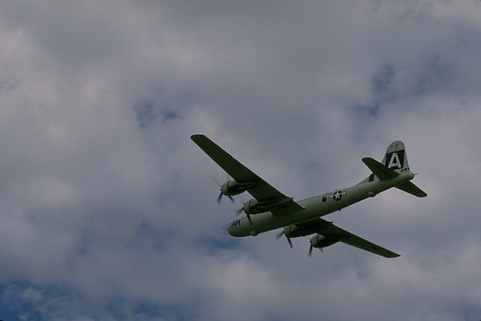
#> input picture BSDS300/images/test/3096.jpg, 481 x 321 px
$ python main.py
#> lines starting #> are read from the running program, lines starting #| are printed output that depends on the picture; long printed decimals are rounded
### code/utils.py
"""
PoGaIN: Poisson-Gaussian Image Noise Modeling from Paired Samples

Authors: Nicolas Bähler, Majed El Helou, Étienne Objois, Kaan Okumuş, and Sabine
Süsstrunk, Fellow, IEEE.

This file contains utility methods.
"""

import numpy as np
from PIL import Image
from scipy.stats import norm, poisson


def load_image(path: str, keep_shape=False) -> tuple[np.ndarray, tuple[int, int]]:
    # Load the image and convert into numpy array
    img = Image.open(path)
    array = np.asarray(img)

    if len(array.shape) == 3:
        array = np.mean(array, axis=2)

    array = array / 255

    return array if keep_shape else (array.flatten(), array.shape)


def add_noise(x: np.ndarray, a: float, b: float, seed=None) -> np.ndarray:
    np.random.seed(seed)
    n = len(x)

    poisson_noise = poisson.rvs(mu=a * x, size=n)
    gaussian_noise = norm.rvs(scale=b, size=n)
    return poisson_noise / a + gaussian_noise


def create_fake_image(n, lower=0, upper=1) -> np.ndarray:
    return np.random.uniform(lower, upper, size=n)

### code/implementations.py
"""
PoGaIN: Poisson-Gaussian Image Noise Modeling from Paired Samples

Authors: Nicolas Bähler, Majed El Helou, Étienne Objois, Kaan Okumuş, and Sabine
Süsstrunk, Fellow, IEEE.

This file contains the implementation of the baseline variance method, our
method (cumulant-based) and the log-likelihood function.
"""

import numpy as np
from scipy.stats import kstat, norm, poisson


def var(x: np.ndarray, y: np.ndarray) -> tuple[float, float]:
    """
    Estimate a and b using our variance based baseline.

    Parameters
    ----------
    x : np.ndarray
        The ground truth noise-free image
    y : np.ndarray
        The noisy image

    Returns
    -------
    a : float or nan
        Estimation of a
    b : float or nan
        Estimation of b
    """
    # Create bins of pixel with the same value
    idx = np.argsort(x)
    x_sorted = x[idx]
    y_sorted = y[idx]

    # Compute the the difference squared
    x_unique, x_index, x_counts = np.unique(
        x_sorted, return_index=True, return_counts=True
    )
    splitted = np.split(y_sorted - x_sorted, x_index[1:])

    var = np.zeros(x_unique.size)
    for i, element in enumerate(splitted):
        var[i] = np.square(element).mean()

    # Formulate the problem as a linear matrix equation
    lhs = np.array([x_unique, np.ones(x_unique.size)]).T
    lhs_weighted = lhs * np.sqrt(x_counts[:, np.newaxis])
    rhs_weighted = var * np.sqrt(x_counts)

    # Compute the lest squares solution
    parameters, _, _, _ = np.linalg.lstsq(lhs_weighted, rhs_weighted, rcond=None)

    # b squared can't be negative
    if parameters[1] < 0:
        # Assuming b is 0 and redo the estimation for a with b==0
        lhs_weighted = np.array(lhs_weighted[:, 0])[:, None]
        parameters, _, _, _ = np.linalg.lstsq(lhs_weighted, rhs_weighted, rcond=None)
        b = 0
    else:
        b = np.sqrt(parameters[1])

    # a must be strictly positive
    return (np.nan, b) if parameters[0] <= 0 else (1 / parameters[0], b)


def ours(x: np.ndarray, y: np.ndarray) -> tuple[float, float]:
    """
    Estimate a and b using our cumulant approach.

    Parameters
    ----------
    x : np.ndarray
        The ground truth noise-free image
    y : np.ndarray
        The noisy image

    Returns
    -------
    a : float or nan
        Estimation of a
    b : float or nan
        Estimation of b
    """
    # Compute k statistics
    k2 = kstat(y, n=2)
    k3 = kstat(y, n=3)

    # Compute the values we need
    x_mean = x.mean()
    x_mean_squared = x.mean() ** 2
    x_squared_mean = np.power(x, 2).mean()
    x_mean_cubed = x.mean() ** 3
    x_cubed_mean = np.power(x, 3).mean()

    # Compute the coefficients of the polynomial
    coeffs = [
        x_cubed_mean - 3 * x_squared_mean * x_mean + 2 * x_mean_cubed - k3,
        3 * x_squared_mean - 3 * x_mean_squared,
        x_mean,
    ]

    # Create a polynomial and find its roots
    kz3 = np.polynomial.Polynomial(coeffs)
    roots = kz3.roots()

    a = 1 / (roots[np.where(roots > 0)])
    if a.size == 0:
        # a must be strictly positive
        return np.nan, np.nan
    else:
        a = a[0]

    # Compute b squared
    b_squared = k2 - x_squared_mean + x_mean_squared - x_mean / a

    # b squared can't be negative
    return (
        a,
        np.sqrt(b_squared) if b_squared >= 0 else 0,
    )


def log_likelihood(x, y, a, b, k_max=100) -> float:
    """
    Computes the log-likelihood for x and y with parameter values a and b.

    Parameters
    ----------
    x : np.ndarray
        The ground truth noise-free image
    y : np.ndarray
        The noisy image
    a : float > 0
        estimation of the quantum efficiency
    b : float > 0
        estimation of the gaussian noise standard deviation
    k_max : int > 0
        The maximum value of k that we want to compute in the sum

    Returns
    -------
    log_likelihood : float
        $\mathcal{LL}(y|a,b,x) = \sum_{n}\log{\left(\sum_{k=0}^{k_max} \frac{(ax_n)^k}{k!b\sqrt{2\pi}}\exp{\left(-ax_n-\frac{(y_n-k/a)^2}{2b^2}\right)}\right)}$

    """
    # Prepare the computation
    n = len(np.atleast_1d(y))
    ks = np.tile(np.arange(k_max + 1), (n, 1))
    ys = np.tile(y, (k_max + 1, 1)).T
    mus = np.tile(a * x, (k_max + 1, 1)).T

    # Compute the the gaussian and Poisson parts
    gaussian_part = norm.pdf(ys, loc=ks / a, scale=b)
    poisson_part = poisson.pmf(ks, mu=mus)

    # Compute the likelihood for each pixel
    total = np.multiply(gaussian_part, poisson_part)
    per_pixel_likelihood = np.sum(total, axis=1)

    # If we have one pixel with zero likelihood, the total likelihood should be
    # zero too, hence the log one should be -infinity
    return (
        -np.inf
        if (per_pixel_likelihood <= 0).any()
        else np.sum(np.log(per_pixel_likelihood))
    )

### code/main.py
"""
PoGaIN: Poisson-Gaussian Image Noise Modeling from Paired Samples

Authors: Nicolas Bähler, Majed El Helou, Étienne Objois, Kaan Okumuş, and Sabine
Süsstrunk, Fellow, IEEE.

This python script is showing how our variance-based baseline method (var) and our
cumulant based method (ours) can be used to estimate the parameters of the
Poisson-Gaussian noise model with paired samples.

Further, we show how the log-likelihood can be computed.
"""

import os

import matplotlib.pyplot as plt
from implementations import log_likelihood, ours, var
from utils import add_noise, load_image


def main():
    # Define the root directory
    root = os.path.join(os.path.dirname(__file__), "..")

    # Define parameters
    a = 11
    b = 0.01
    seed = 42

    # Load noise-free image
    x, shape = load_image(os.path.join(root, "BSDS300/images/test/3096.jpg"))
#> in load_image, img is the input picture: PIL image 481x321 RGB; mean R, G, B 113.8, 118.4, 129.2
#> in load_image, `array = np.mean(array, axis=2)`:
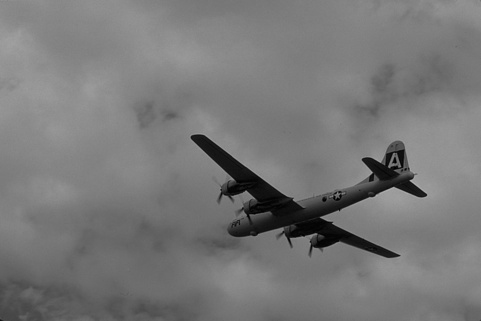
#> array: shape (321, 481) float64; min 0.667, max 176.7, mean 120.4

    # Synthesize and add noise to image
    y = add_noise(x, a, b, seed)
#> in add_noise, `n = len(x)`: n = 154401

    # Show noise-free and the noisy image
    _, axs = plt.subplots(1, 2, figsize=(6, 9), dpi=600)
    axs[0].axis("off")
    axs[0].imshow(x.reshape(shape), cmap="gray")
    axs[0].set_title("Noise-free")

    axs[1].axis("off")
    axs[1].imshow(y.reshape(shape), cmap="gray")
    axs[1].set_title("Noisy")

    plt.show()
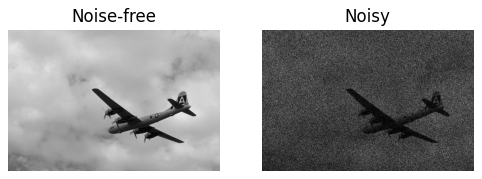
#> figure drawn by matplotlib, 2 panels

    # Compute the estimates using the variance baseline and our method
    a_v, b_v = var(x, y)
#> in var, `x_unique, x_index, x_counts = np.unique( x_sorted, return_index=True, ..`: x_unique = 513 values from 0.00261 to 0.693; x_index = 513 values from 0 to 154400; x_counts = 513 values, max 2533 at index 381, min 1 at index 484, mean 301
#> in var, `splitted = np.split(y_sorted - x_sorted, x_index[1:])`: splitted = 513 items
#> the loop in var, `for i, element in enumerate(splitted):` made 513 passes
#> after the loop in var, `for i, element in enumerate(splitted):`: var = 513 values, max 0.157 at index 501, min 7.26e-05 at index 1, mean 0.0294
#> in var, `lhs = np.array([x_unique, np.ones(x_unique.size)]).T`: lhs = 513 pairs, first value 0.00261 to 0.693, second value 1 to 1
#> in var, `lhs_weighted = lhs * np.sqrt(x_counts[:, np.newaxis])`: lhs_weighted = 513 pairs, first value 0.00585 to 25.2, second value 1 to 50.33
#> in var, `rhs_weighted = var * np.sqrt(x_counts)`: rhs_weighted = 513 values, max 2.36 at index 389, min 0.000206 at index 492, mean 0.472
#> in var, `parameters, _, _, _ = np.linalg.lstsq(lhs_weighted, rhs_weighted, rcon..`: parameters = [0.0911, 8.64e-05]
#> in var, `b = np.sqrt(parameters[1])`: b = 0.00929
#> a_v = 10.98; b_v = 0.00929
    a_c, b_c = ours(x, y)
#> in ours, `k2 = kstat(y, n=2)`: k2 = 0.0538
#> in ours, `k3 = kstat(y, n=3)`: k3 = 0.00417
#> in ours, `x_mean = x.mean()`: x_mean = 0.472
#> in ours, `x_mean_squared = x.mean() ** 2`: x_mean_squared = 0.223
#> in ours, `x_squared_mean = np.power(x, 2).mean()`: x_squared_mean = 0.234
#> in ours, `x_mean_cubed = x.mean() ** 3`: x_mean_cubed = 0.105
#> in ours, `x_cubed_mean = np.power(x, 3).mean()`: x_cubed_mean = 0.118
#> in ours, `coeffs = [ x_cubed_mean - 3 * x_squared_mean * x_mean + 2 * x_mean_cub..`: coeffs = [-0.00692, 0.0318, 0.472]
#> in ours, `roots = kz3.roots()`: roots = [-0.159, 0.092]
#> in ours, `a = 1 / (roots[np.where(roots > 0)])`: a = [10.87]
#> in ours, `a = a[0]`: a = 10.87
#> in ours, `b_squared = k2 - x_squared_mean + x_mean_squared - x_mean / a`: b_squared = -0.000295
#> a_c = 10.87; b_c = 0

    # Compute the log-likelihood for the ground truth parameters
    ll = log_likelihood(x, y, a, b, k_max=100)
#> in log_likelihood, `n = len(np.atleast_1d(y))`: n = 154401
#> ll = 153799.2

    # Display the results
    print("===============")
    print("Ground truth:")
    print(f"a={a}")
    print(f"b={b}")
    print("===============")
    print("Log-likelihood:")
    print(f"LL={round(ll, 3)}")
#| LL=153799.189
    print("===============")
    print("Var:")
    print(f"a={round(a_v, 5)}")
#| a=10.9822
    print(f"b={round(b_v, 5)}")
#| b=0.00929
    print("===============")
    print("Ours:")
    print(f"a={round(a_c, 5)}")
#| a=10.875
    print(f"b={round(b_c, 5)}")
#| b=0
    print("===============")


if __name__ == "__main__":
    main()

$ run again, with BSDS300/images/test/101085.jpg copied over BSDS300/images/test/3096.jpg
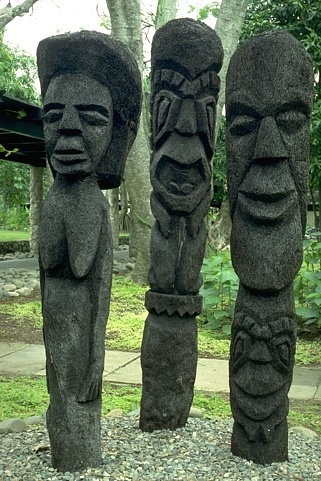
#> input picture BSDS300/images/test/101085.jpg, 321 x 481 px
#> in load_image, img is the input picture: PIL image 321x481 RGB; mean R, G, B 87.8, 102.6, 80.9
#> in load_image, `array = np.mean(array, axis=2)`:
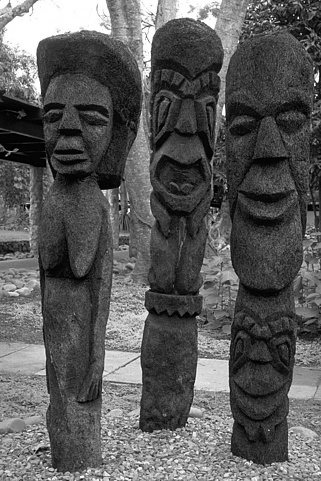
#> array: shape (481, 321) float64; min 0, max 255, mean 90.5
#> in add_noise, `n = len(x)`: n = 154401
#> in main, `plt.show()`:
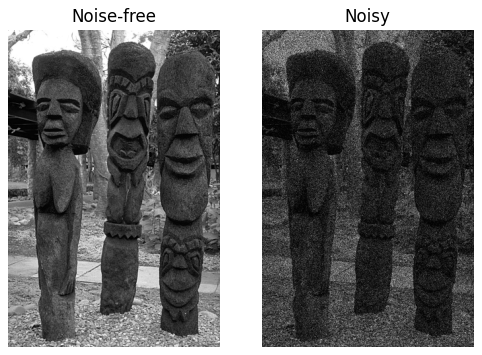
#> figure drawn by matplotlib, 2 panels
#> x_unique = 766 values from 0 to 1; x_index = 766 values from 0 to 152815; x_counts = 766 values, max 1586 at index 765, min 2 at index 0, mean 201.6
#> splitted = 766 items
#> the loop in var, `for i, element in enumerate(splitted):` made 766 passes
#> after the loop in var, `for i, element in enumerate(splitted):`: var = 766 values, max 0.159 at index 726, min 7.48e-05 at index 0, mean 0.0457
#> lhs = 766 pairs, first value 0 to 1, second value 1 to 1
#> lhs_weighted = 766 pairs, first value 0 to 39.82, second value 1.41 to 39.82
#> rhs_weighted = 766 values, max 3.8 at index 765, min 0.000106 at index 0, mean 0.495
#> parameters = [0.0914, 8.11e-05]
#> b = 0.00901
#> a_v = 10.94; b_v = 0.00901
#> k2 = 0.0861
#> k3 = 0.0296
#> x_mean = 0.355
#> x_mean_squared = 0.126
#> x_squared_mean = 0.18
#> x_mean_cubed = 0.0446
#> x_cubed_mean = 0.114
#> coeffs = [-0.0176, 0.162, 0.355]
#> roots = [-0.547, 0.0908]
#> in ours, `a = 1 / (roots[np.where(roots > 0)])`: a = [11.01]
#> in ours, `a = a[0]`: a = 11.01
#> b_squared = -5.33e-05
#> a_c = 11.01; b_c = 0
#> in log_likelihood, `n = len(np.atleast_1d(y))`: n = 154401
#> ll = 194133.4
#| LL=194133.448
#| a=10.937
#| b=0.00901
#| a=11.013
#| b=0

$ run again, with BSDS300/images/test/101087.jpg copied over BSDS300/images/test/3096.jpg
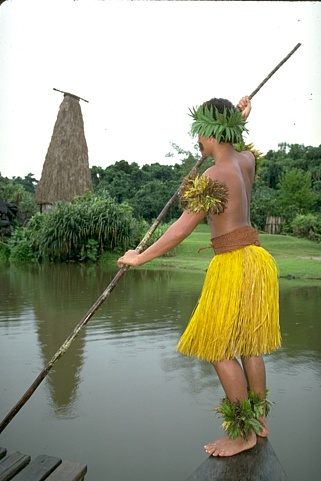
#> input picture BSDS300/images/test/101087.jpg, 321 x 481 px
#> in load_image, img is the input picture: PIL image 321x481 RGB; mean R, G, B 153, 156.2, 133.6
#> in load_image, `array = np.mean(array, axis=2)`:
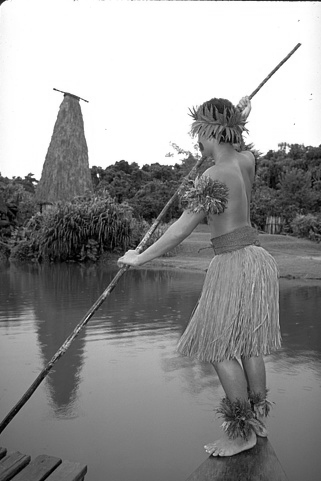
#> array: shape (481, 321) float64; min 0.333, max 255, mean 147.6
#> in add_noise, `n = len(x)`: n = 154401
#> in main, `plt.show()`:
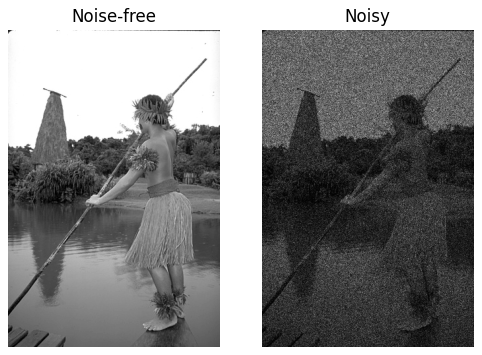
#> figure drawn by matplotlib, 2 panels
#> x_unique = 762 values from 0.00131 to 1; x_index = 762 values from 0 to 120106; x_counts = 762 values, max 34295 at index 761, min 1 at index 672, mean 202.6
#> splitted = 762 items
#> the loop in var, `for i, element in enumerate(splitted):` made 762 passes
#> after the loop in var, `for i, element in enumerate(splitted):`: var = 762 values, max 0.255 at index 697, min 4.28e-06 at index 0, mean 0.0452
#> lhs = 762 pairs, first value 0.00131 to 1, second value 1 to 1
#> lhs_weighted = 762 pairs, first value 0.00185 to 185.2, second value 1 to 185.2
#> rhs_weighted = 762 values, max 16.82 at index 761, min 6.05e-06 at index 0, mean 0.462
#> parameters = [0.0901, 0.000485]
#> b = 0.022
#> a_v = 11.1; b_v = 0.022
#> k2 = 0.141
#> k3 = 0.0379
#> x_mean = 0.579
#> x_mean_squared = 0.335
#> x_squared_mean = 0.424
#> x_mean_cubed = 0.194
#> x_cubed_mean = 0.358
#> coeffs = [-0.0286, 0.267, 0.579]
#> roots = [-0.552, 0.0897]
#> in ours, `a = 1 / (roots[np.where(roots > 0)])`: a = [11.15]
#> in ours, `a = a[0]`: a = 11.15
#> b_squared = 0.000444
#> a_c = 11.15; b_c = 0.0211
#> in log_likelihood, `n = len(np.atleast_1d(y))`: n = 154401
#> ll = 146600.2
#| LL=146600.185
#| a=11.101
#| b=0.02203
#| a=11.146
#| b=0.02107
